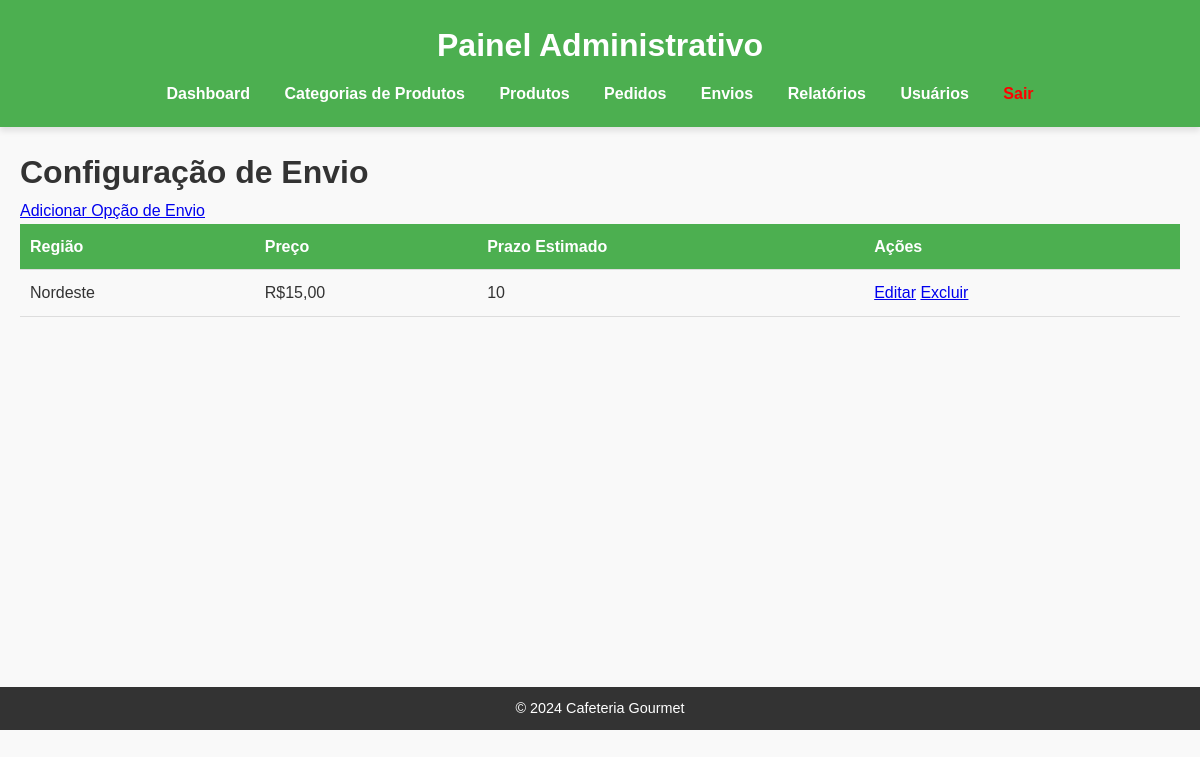
The page /cms/shipping/list.php (signed in) on the database its author committed.
### tables this page shows
CREATE TABLE `shipping_options` (
  `id` int(11) NOT NULL,
  `region` varchar(255) NOT NULL,
  `price` decimal(10,2) NOT NULL,
  `estimated_delivery_time` varchar(255) DEFAULT NULL,
  `created_at` timestamp NULL DEFAULT current_timestamp(),
  `updated_at` timestamp NULL DEFAULT current_timestamp() ON UPDATE current_timestamp()
);

### cms/shipping/list.php (the view, shortened to what this page needs)
<?php
require '../includes/db.php';
$stmt = $pdo->query('SELECT * FROM shipping_options');
$options = $stmt->fetchAll();
?>
<?php include '../header_admin.php'; ?>
    <h1>Configuração de Envio</h1>
    <a href="create.php">Adicionar Opção de Envio</a>
    <table>
        <thead>
            <tr>
                <th>Região</th>
                <th>Preço</th>
                <th>Prazo Estimado</th>
                <th>Ações</th>
            </tr>
        </thead>
        <tbody>
            <?php foreach ($options as $option): ?>
                <tr>
                    <td><?php echo htmlspecialchars($option['region']); ?></td>
                    <td>R$<?php echo number_format($option['price'], 2, ',', '.'); ?></td>
                    <td><?php echo htmlspecialchars($option['estimated_delivery_time']); ?></td>
                    <td>
                        <a href="edit.php?id=<?php echo $option['id']; ?>">Editar</a>
                        <a href="delete.php?id=<?php echo $option['id']; ?>" onclick="return confirm('Deseja excluir?');">Excluir</a>
                    </td>
                </tr>
            <?php endforeach; ?>
        </tbody>
    </table>
<?php include '../footer_admin.php'; ?>

### cms/assets/style.css (style rules this page uses)
* { margin: 0; padding: 0; box-sizing: border-box; }
body { font-family: 'Arial', sans-serif; line-height: 1.6; color: #333; background-color: #f9f9f9; margin: 0; }
table { width: 100%; border-collapse: collapse; margin-bottom: 20px; }
table th, table td { padding: 10px; text-align: left; border-bottom: 1px solid #ddd; }
table th { background-color: #4CAF50; color: #fff; }

### rows shown on the page
shipping_options: region "Nordeste", price "15,00", estimated_delivery_time "10"
